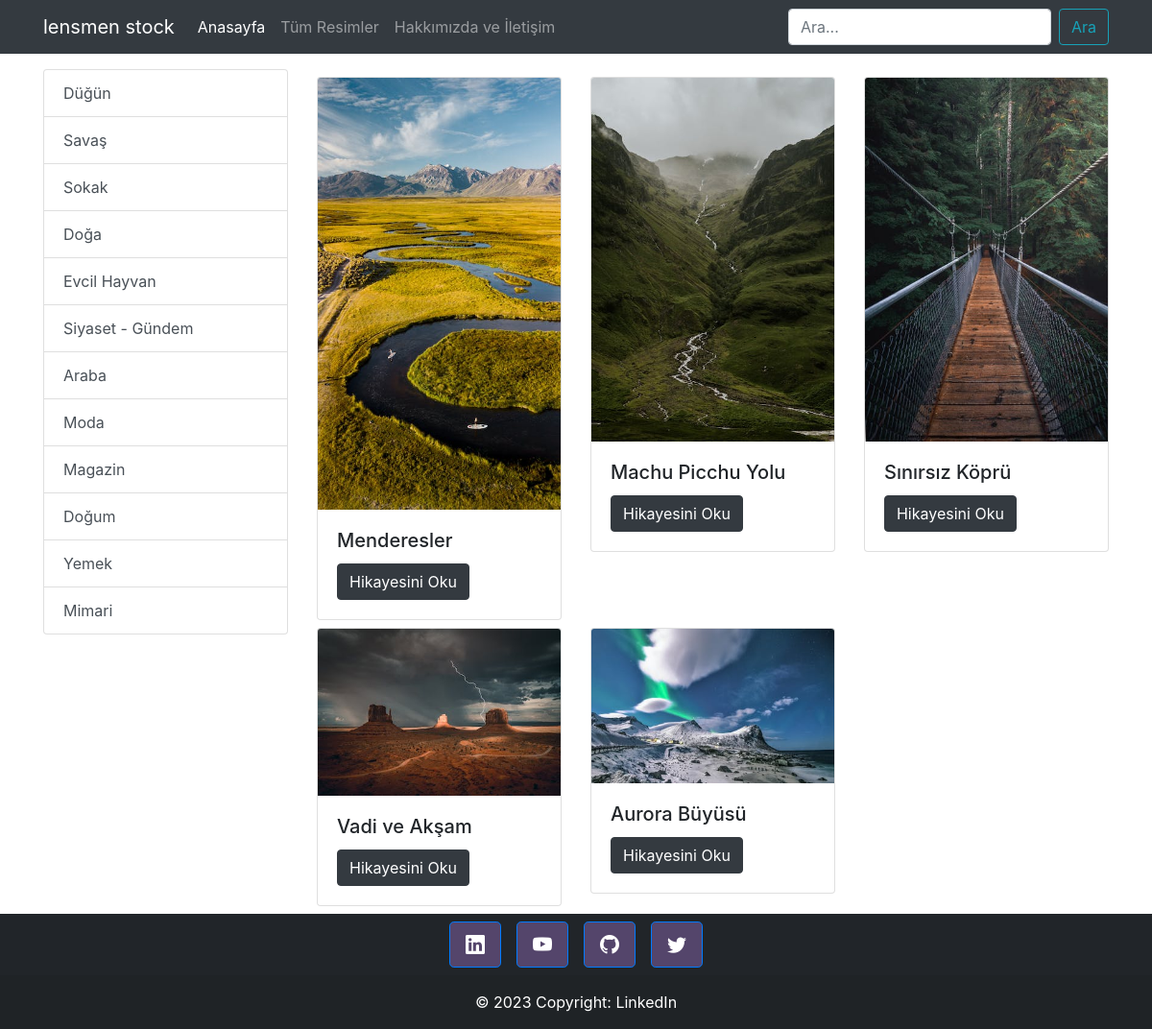
The page /kategori/17 on the database its author committed.
### photos/models.py (models this page shows, shortened)
class Category(models.Model):
    name = models.CharField(max_length=100)

class Photo(models.Model):
    foto_adi = models.CharField(max_length=100)
    category = models.ManyToManyField(Category)
    foto_adi = models.CharField(max_length=100)
    foto_aciklama = models.TextField()
    foto_veri = models.CharField(max_length=100)
    anasayfa = models.BooleanField(default=False)

### photos/views.py (the view)
# urls.py: path('kategori/<int:id>', views.kategori, name='kategori'),
def kategori(requset,id):
    category = Category.objects.get(id=id)
    photos = Photo.objects.filter(category=category)
    data={
        'categories':Category.objects.all(),
        'category': category,
        'photos': photos,
        }
    return render(requset,'kategori.html',data)

### photos/templates/kategori.html (shortened to what this page needs)
{% load static %}
<!DOCTYPE html>
<html lang="en">
<head>
    <link rel="stylesheet" href="https://cdn.jsdelivr.net/npm/bootstrap@4.3.1/dist/css/bootstrap.min.css"
>
    <link rel="stylesheet" href="https://cdn.jsdelivr.net/npm/bootstrap-icons@1.10.5/font/bootstrap-icons.css">
</head>
<body>
    {% include 'partials/navbar.html' %}
    <div class="container mt-3">
        <div class="row">
            <div class="col-3">
                <div class="list-group">
                    {% for k in categories %}
                    <a href="{% url 'kategori' k.id %}" class="list-group-item list-group-item-action">
                        {{k.name}}
                    </a>
                    {% endfor %}
                </div>
            </div>
            <div class="col-9">
                <div class="row">
                    {% for k in photos %}
                        <div class="col-4">
                            {% include 'partials/card.html' %}
                        </div>
                    {% endfor %}
                </div>
            </div>
        </div>
    </div>
    {% include 'partials/footer.html' %}
</body>
</html>

### photos/templates/partials/card.html
{% load static %}
<div class="card mt-2">
    <img src="{% static 'img/'|add:k.foto_veri %}" class="card-img-top" alt="...">
    <div class="card-body">
    <h5 class="card-title">{{k.foto_adi}}</h5>
    <a href="{% url 'story' k.id %}" class="btn btn-dark">Hikayesini Oku</a>
    </div>
</div>

### rows shown on the page
Category: name "Düğün"
Category: name "Savaş"
Category: name "Sokak"
Category: name "Doğa"
Category: name "Evcil Hayvan"
Category: name "Siyaset - Gündem"
Category: name "Araba"
Category: name "Moda"
Category: name "Magazin"
Category: name "Doğum"
Category: name "Yemek"
Category: name "Mimari"
Photo: foto_veri (picture), foto_adi "Menderesler"
Photo: foto_veri (picture), foto_adi "Machu Picchu Yolu"
Photo: foto_veri (picture), foto_adi "Sınırsız Köprü"
Photo: foto_veri (picture), foto_adi "Vadi ve Akşam"
Photo: foto_veri (picture), foto_adi "Aurora Büyüsü"
